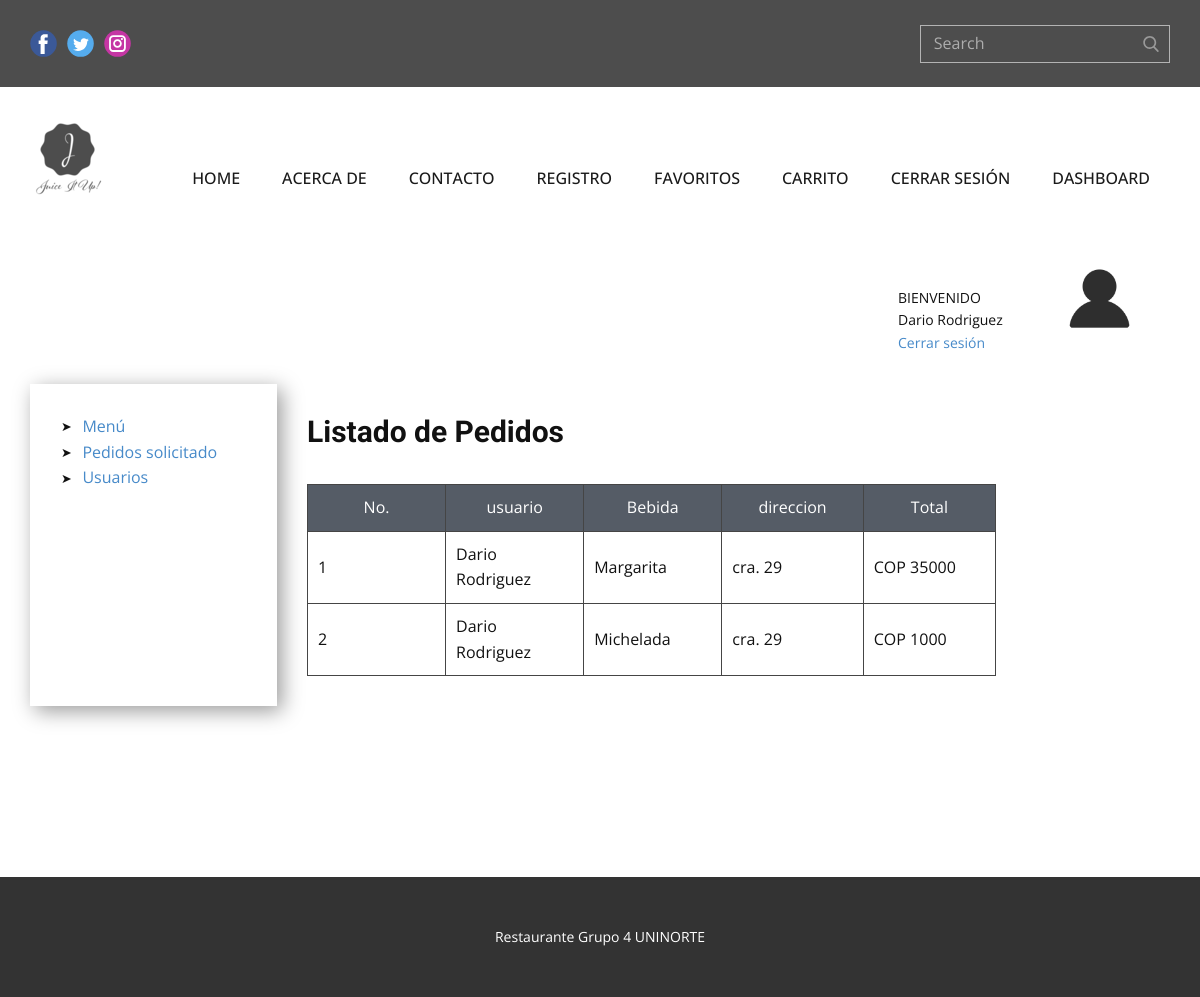
Page /listado-pedidos (signed in) on the earlier database version.
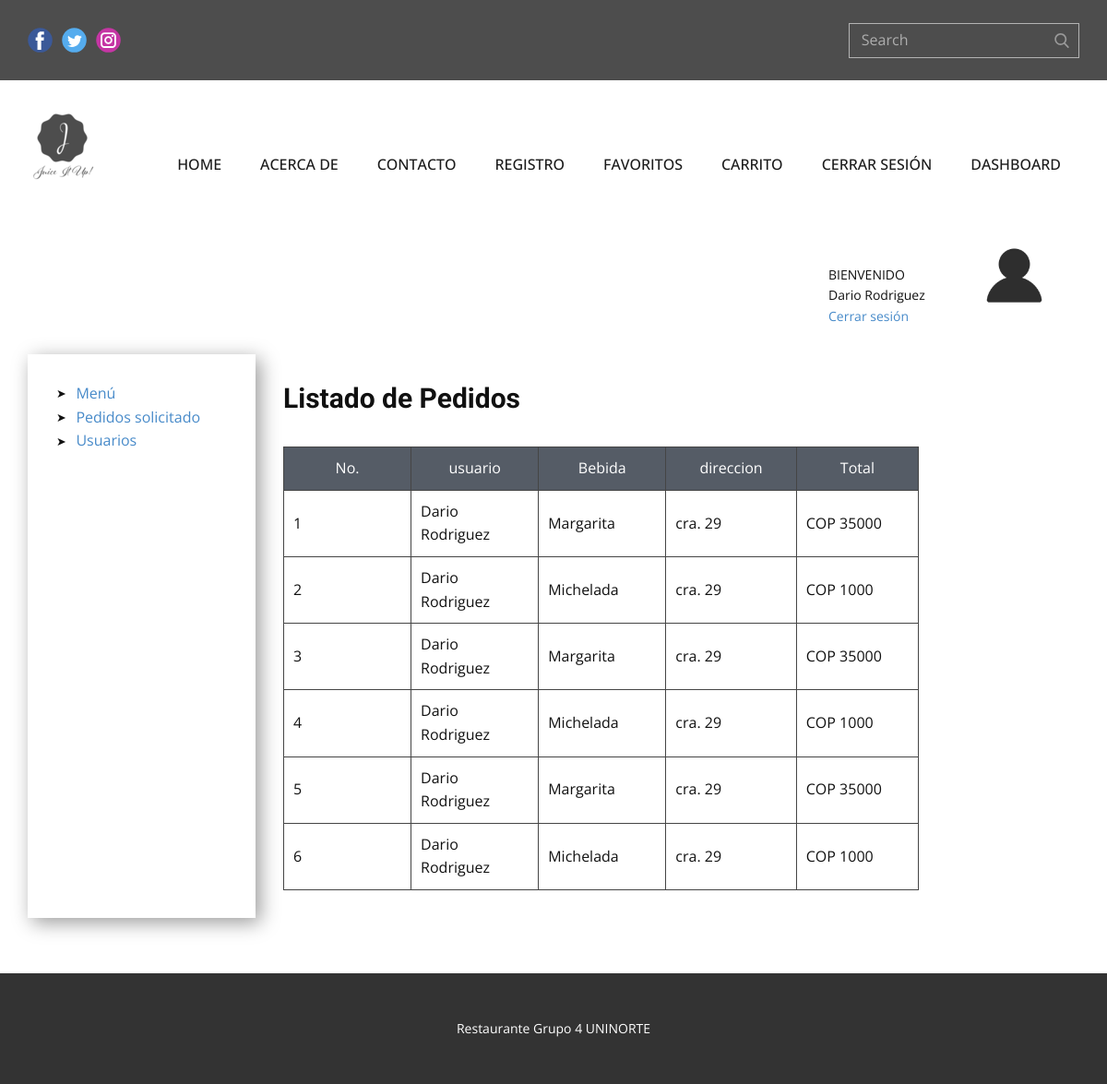
Same page on the later database version.
### tables this page shows
CREATE TABLE pedidos (id INTEGER PRIMARY KEY AUTOINCREMENT NOT NULL, usuario_id INTEGER REFERENCES usuarios (id) ON DELETE CASCADE, bebida_id INTEGER REFERENCES bebidas (id) ON DELETE CASCADE, valor INTEGER DEFAULT (1), direccion VARCHAR, terminado BOOLEAN DEFAULT (1), cancelar BOOLEAN DEFAULT (0), created_by DATE, updated_by DATE);

CREATE TABLE usuarios (id INTEGER PRIMARY KEY AUTOINCREMENT NOT NULL, nombre VARCHAR (100) NOT NULL, apellido VARCHAR, email VARCHAR NOT NULL, telefono VARCHAR NOT NULL, direccion VARCHAR NOT NULL, password VARCHAR NOT NULL, superAdmin BOOLEAN DEFAULT (0), admin BOOLEAN DEFAULT (0), usuarioFinal BOOLEAN DEFAULT (1), estado BOOLEAN DEFAULT (1), created_by DATE, updated_by DATE);

CREATE TABLE bebidas (id INTEGER PRIMARY KEY NOT NULL, nombreBebida VARCHAR NOT NULL, descripcion TEXT NOT NULL, precio INTEGER NOT NULL, estado BOOLEAN DEFAULT (1), created_by DATE, updated_by DATE, urlField VARCHAR);

### app.py (the view)
@app.route('/listado-pedidos', methods=["GET"])
def listPedidos():
    if session:
        if request.method == 'GET':
            pedidos = pedido_controller.get_pedidos()
            usuarios = usuario_controller.get_usuarios()
            bebidas = bebida_controller.get_bebidas()
            return render_template('pedidos_list.html', pedidos = pedidos, usuarios = usuarios, bebidas = bebidas)
    return redirect(url_for("login"))

### bebida_controller.py (called while the page is built)
def get_bebidas():
    db = sqlconnection()
    db.row_factory=sqlite3.Row # Convierte la respuesta de la BD en un diccionario
    cur = db.cursor()  #manipular la conxion de la BD
    cur.execute('SELECT * FROM bebidas;')
    row = cur.fetchall()
    return row

### db.py (called while the page is built)
def sqlconnection():
    conn = sqlite3.connect(database)
    return conn

### pedido_controller.py (called while the page is built)
def get_pedidos():
    db = sqlconnection()
    db.row_factory=sqlite3.Row # Convierte la respuesta de la BD en un diccionario
    cur = db.cursor()  #manipular la conxion de la BD
    cur.execute('SELECT * FROM pedidos;')
    row = cur.fetchall()
    return row

### usuario_controller.py (called while the page is built)
def get_usuarios():
    db = sqlconnection()
    db.row_factory=sqlite3.Row
    cur = db.cursor()
    cur.execute('SELECT * FROM usuarios;')
    row = cur.fetchall()
    return row

### templates/pedidos_list.html (shortened to what this page needs)
{% extends "index.html" %}
{% block style %}
    <link rel="stylesheet" href="../static/style/usuarios_list.css" media="screen">
{% endblock style %}
{% block content %}
    <section class="u-clearfix u-section-1" id="sec-fe1f">
      <div class="u-align-left u-clearfix u-sheet u-valign-top u-sheet-1">
        <div class="u-clearfix u-expanded-width u-layout-wrap u-layout-wrap-1">
          <div class="u-layout">
            <div class="u-layout-col">
              <div class="u-size-30">
                <div class="u-layout-col">
                  <div class="u-container-style u-layout-cell u-size-60 u-layout-cell-1">
                    <div class="u-container-layout u-valign-top u-container-layout-1">
                      <div class="u-image u-image-circle u-preserve-proportions u-image-1" alt="" data-image-width="512" data-image-height="512"></div>
                      <p class="u-small-text u-text u-text-variant u-text-1">BIENVENIDO</p>
                      <p class="u-small-text u-text u-text-variant u-text-2">{{session["nombre"]}}</p>
                      <p class="u-small-text u-text u-text-variant u-text-2"><a href="{{ url_for('index') }}">Cerrar sesión</a></p>
                    </div>
                  </div>
                </div>
              </div>
              <div class="u-size-30">
                <div class="u-layout-row">
                  <div class="u-container-style u-layout-cell u-size-13 u-layout-cell-2">
                    <div class="u-container-layout u-container-layout-2">
                      <ul class="u-custom-list u-text u-text-default u-text-3">
                        {% if session["super"] == 1 or session["admin"] == 1 %}
                        <li>
                          <div class="u-list-icon">
                            <div xmlns="http://www.w3.org/2000/svg" xmlns:xlink="http://www.w3.org/1999/xlink" version="1.1" xml:space="preserve" class="u-svg-content">➤</div>
                          </div>
                          <a href="{{ url_for('getBebidas') }}"> Menú</a>
                        </li>
                        <li>
                          <div class="u-list-icon">
                            <div xmlns="http://www.w3.org/2000/svg" xmlns:xlink="http://www.w3.org/1999/xlink" version="1.1" xml:space="preserve" class="u-svg-content">➤</div>
                          </div>
                          <a href="{{ url_for('listPedidos') }}"> Pedidos solicitado</a>
                        </li>
                        {% endif %}
                        <li>
                          <div class="u-list-icon">
                            <div xmlns="http://www.w3.org/2000/svg" xmlns:xlink="http://www.w3.org/1999/xlink" version="1.1" xml:space="preserve" class="u-svg-content">➤</div>
                          </div>
                          <a href="{{ url_for('getUsuarios') }}"> Usuarios </a>
                        </li>
                      </ul>
                    </div>
                  </div>
                  <div class="u-container-style u-layout-cell u-size-47 u-layout-cell-3">
                    <div class="u-container-layout u-valign-top u-container-layout-3">
                      <h3 class="u-text u-text-default u-text-4">Listado de Pedidos</h3>
                      <div class="u-expanded-width u-table u-table-responsive u-table-1">
                        <table class="u-table-entity">
                          <colgroup>
                            <col width="16.6%">
                            <col width="16.6%">
                            <col width="16.6%">
                            <col width="17%">
                            <col width="15.9%">
                            <col width="17.3%">
                          </colgroup>
                          <thead class="u-align-center u-palette-5-dark-2 u-table-header u-table-header-1">
                            <tr style="height: 27px;">
                              <th class="u-border-1 u-border-grey-dark-1 u-table-cell">No.</th>
                              <th class="u-border-1 u-border-grey-dark-1 u-table-cell">usuario</th>
                              <th class="u-border-1 u-border-grey-dark-1 u-table-cell">Bebida</th>
                              <th class="u-border-1 u-border-grey-dark-1 u-table-cell">direccion</th>
                              <th class="u-border-1 u-border-grey-dark-1 u-table-cell">Total</th>
                            </tr>
                          </thead>
                          <tbody class="u-table-body">
                            {% for r in pedidos %}
                            <tr style="height: 46px;">
                            <td class="u-border-1 u-border-grey-dark-1 u-table-cell">{{ r["id"] }}</td>
                              <td class="u-border-1 u-border-grey-dark-1 u-table-cell">
                                {% for u in usuarios %}
                                {% if r["usuario_id"] == u["id"] %}
                                {{u["nombre"]}} {{u["apellido"]}}
                                {% endif %}
                                {% endfor %}
                              </td>
                              <td class="u-border-1 u-border-grey-dark-1 u-table-cell">
                                {% for b in bebidas %}
                                {% if r["bebida_id"] == b["id"] %}
                                {{b["nombreBebida"]}}
                                {% endif %}
                                {% endfor %}
                              </td>
                              <td class="u-border-1 u-border-grey-dark-1 u-table-cell">{{ r["direccion"] }}</td>
                              <td class="u-border-1 u-border-grey-dark-1 u-table-cell">COP {{ r["valor"] }}</td>
                            </tr>
                            {% endfor %}
                          </tbody>
                        </table>
                      </div>
                    </div>
                  </div>
                </div>
              </div>
            </div>
          </div>
        </div>
      </div>
    </section>
{% endblock content %}

### templates/index.html (shortened to what this page needs)
<!DOCTYPE html>
<html style="font-size: 16px;" lang="es">
  <head>
    <link rel="stylesheet" href="{{ url_for('static', filename='style/nicepage.css') }}" media="screen">
    {% block style %}{% endblock style %}
  </head>
  <body data-home-page="index.html" data-home-page-title="index" class="u-body">
    {% block header %}
    <header class="u-align-left u-clearfix u-header u-section-row-container" id="sec-965c"><div class="u-section-rows">
        <div class="u-grey-70 u-section-row u-section-row-1" id="sec-46aa">
          <div class="u-clearfix u-sheet u-sheet-1">
            <div class="u-social-icons u-spacing-10 u-social-icons-1">
              <a class="u-social-url" title="facebook" target="_blank" href=""><span class="u-icon u-social-facebook u-social-icon u-icon-1"><svg class="u-svg-link" preserveAspectRatio="xMidYMin slice" viewBox="0 0 112 112"><use xmlns:xlink="http://www.w3.org/1999/xlink" xlink:href="#svg-dfe3"></use></svg></span>
              </a>
              <a class="u-social-url" title="twitter" target="_blank" href=""><span class="u-icon u-social-icon u-social-twitter u-icon-2"><svg class="u-svg-link" preserveAspectRatio="xMidYMin slice" viewBox="0 0 112 112"><use xmlns:xlink="http://www.w3.org/1999/xlink" xlink:href="#svg-1291"></use></svg></span>
              </a>
              <a class="u-social-url" title="instagram" target="_blank" href=""><span class="u-icon u-social-icon u-social-instagram u-icon-3"><svg class="u-svg-link" preserveAspectRatio="xMidYMin slice" viewBox="0 0 112 112"><use xmlns:xlink="http://www.w3.org/1999/xlink" xlink:href="#svg-23ed"></use></svg></span>
              </a>
            </div>
            <form action="#" method="get" class="u-border-1 u-border-grey-30 u-expanded-width-xs u-search u-search-right u-search-1">
              <button class="u-search-button" type="submit">
                <span class="u-search-icon u-spacing-10 u-text-grey-40">
                  <svg class="u-svg-link" preserveAspectRatio="xMidYMin slice" viewBox="0 0 56.966 56.966"><use xmlns:xlink="http://www.w3.org/1999/xlink" xlink:href="#svg-9dab"></use></svg>
                </span>
              </button>
              <input class="u-search-input" type="search" name="search" value="" placeholder="Search">
            </form>
          </div>
        </div>
        <div class="u-section-row u-section-row-2" id="sec-37e8">
          <div class="u-clearfix u-sheet u-valign-middle u-sheet-2">
            <a href="{{ url_for('index') }}" class="u-image u-logo u-image-1" data-image-width="80" data-image-height="40">
              <img src="{{ url_for('static', filename='images/default-logo.png') }}" class="u-logo-image u-logo-image-1" data-image-width="80">
            </a>
            <nav data-position="" class="u-menu u-menu-dropdown u-offcanvas u-menu-1">
              <div class="u-custom-menu u-nav-container">
                <ul class="u-nav u-spacing-2 u-unstyled u-nav-1"><li class="u-nav-item"><a class="u-active-palette-1-base u-border-active-palette-1-base u-border-hover-palette-1-light-1 u-button-style u-hover-palette-1-light-1 u-nav-link u-text-active-white u-text-grey-90 u-text-hover-white" href="{{ url_for('index') }}" style="padding: 10px 20px;">Home</a>
</li><li class="u-nav-item"><a class="u-active-palette-1-base u-border-active-palette-1-base u-border-hover-palette-1-light-1 u-button-style u-hover-palette-1-light-1 u-nav-link u-text-active-white u-text-grey-90 u-text-hover-white" href="{{ url_for('about') }}" style="padding: 10px 20px;">Acerca de</a>
</li><li class="u-nav-item"><a class="u-active-palette-1-base u-border-active-palette-1-base u-border-hover-palette-1-light-1 u-button-style u-hover-palette-1-light-1 u-nav-link u-text-active-white u-text-grey-90 u-text-hover-white" href="{{ url_for('contacto') }}" style="padding: 10px 20px;">contacto</a>
</li><li class="u-nav-item"><a class="u-active-palette-1-base u-border-active-palette-1-base u-border-hover-palette-1-light-1 u-button-style u-hover-palette-1-light-1 u-nav-link u-text-active-white u-text-grey-90 u-text-hover-white" href="{{ url_for('register') }}" style="padding: 10px 20px;">registro</a>
  {% if session %}
</li><li class="u-nav-item"><a class="u-active-palette-1-base u-border-active-palette-1-base u-border-hover-palette-1-light-1 u-button-style u-hover-palette-1-light-1 u-nav-link u-text-active-white u-text-grey-90 u-text-hover-white" href="{{ url_for('favoritos') }}" style="padding: 10px 20px;">Favoritos</a>
</li><li class="u-nav-item"><a class="u-active-palette-1-base u-border-active-palette-1-base u-border-hover-palette-1-light-1 u-button-style u-hover-palette-1-light-1 u-nav-link u-text-active-white u-text-grey-90 u-text-hover-white" href="{{ url_for('compra') }}" style="padding: 10px 20px;">Carrito</a>
</li><li class="u-nav-item"><a class="u-active-palette-1-base u-border-active-palette-1-base u-border-hover-palette-1-light-1 u-button-style u-hover-palette-1-light-1 u-nav-link u-text-active-white u-text-grey-90 u-text-hover-white" href="{{ url_for('logout') }}" style="padding: 10px 20px;">Cerrar sesión</a>
</li><li class="u-nav-item"><a class="u-active-palette-1-base u-border-active-palette-1-base u-border-hover-palette-1-light-1 u-button-style u-hover-palette-1-light-1 u-nav-link u-text-active-white u-text-grey-90 u-text-hover-white" href="{{ url_for('getBebidas') }}" style="padding: 10px 20px;">Dashboard</a>
  {% endif %}
</li></ul>
              </div>
            </nav>
          </div>
        </div>
      </div>
    </header>
{% endblock header %}
{% block content %}{% endblock content %}
    <footer class="u-align-center u-clearfix u-footer u-grey-80 u-footer" id="sec-ed0d"><div class="u-clearfix u-sheet u-sheet-1">
        <p class="u-small-text u-text u-text-variant u-text-1">Restaurante Grupo 4 UNINORTE</p>
      </div></footer>
  </body>
</html>

### static/style/usuarios_list.css (style rules this page uses)
.u-section-1 .u-sheet-1 { min-height: 649px; }
.u-section-1 .u-layout-wrap-1 { margin-top: 0; margin-bottom: 60px; }
.u-section-1 .u-layout-cell-1 { min-height: 130px; }
.u-section-1 .u-container-layout-1 { padding: 30px; }
.u-section-1 .u-image-1 { width: 81px; height: 81px; background-image: url("../images/avatar.png"); background-position: 50% 50%; margin: 0 0 0 auto; }
.u-section-1 .u-text-1 { margin: -52px 133px 0 838px; }
.u-section-1 .u-text-2 { margin: 0 133px 0 838px; }
.u-section-1 .u-layout-cell-2 { min-height: 200px; }
.u-section-1 .u-container-layout-2 { box-shadow: 5px 5px 20px 0 rgba(0,0,0,0.4); padding: 30px; }
.u-section-1 .u-text-3 { margin-bottom: 0; margin-top: 0; }
.u-section-1 .u-layout-cell-3 { min-height: 286px; }
.u-section-1 .u-container-layout-3 { padding: 30px; }
.u-section-1 .u-text-4 { font-weight: 700; margin: 0 auto 0 0; }
.u-section-1 .u-table-1 { margin-bottom: 0; margin-top: 34px; }
.u-section-1 .u-table-header-1 { background-image: none; }

Differences in the rows shown:
added pedidos: id "3", direccion "cra. 29", valor "35000", usuarios (nombre "Dario", apellido "Rodriguez"), bebidas (nombreBebida "Margarita")
added pedidos: id "4", direccion "cra. 29", valor "1000", usuarios (nombre "Dario", apellido "Rodriguez"), bebidas (nombreBebida "Michelada")
added pedidos: id "5", direccion "cra. 29", valor "35000", usuarios (nombre "Dario", apellido "Rodriguez"), bebidas (nombreBebida "Margarita")
added pedidos: id "6", direccion "cra. 29", valor "1000", usuarios (nombre "Dario", apellido "Rodriguez"), bebidas (nombreBebida "Michelada")
